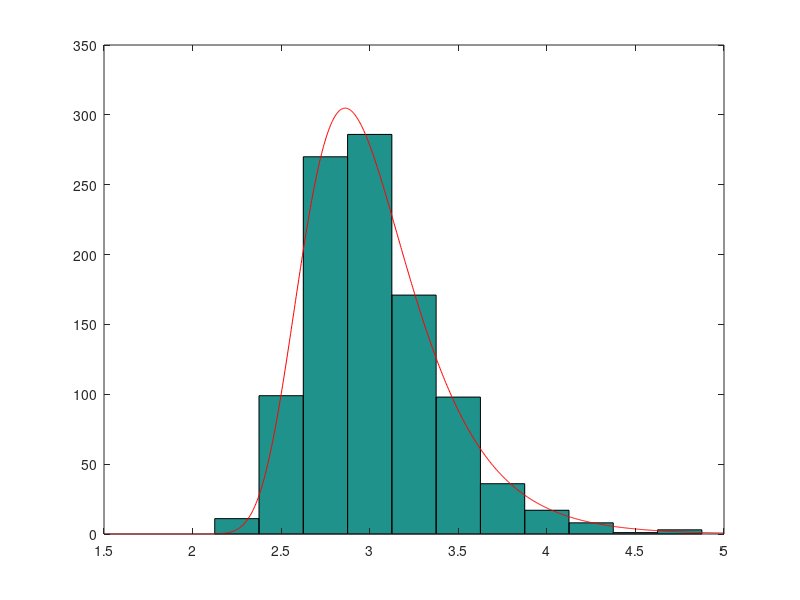

Here is the MATLAB script that generated this plot:
xMaxima = max(randn(1000,500), [], 2);
paramEstsMaxima = evfit(-xMaxima);
y = linspace(1.5,5,1001);
hist(xMaxima,1.75:.25:4.75);
p = evpdf(-y,paramEstsMaxima(1),paramEstsMaxima(2));
line(y,.25*length(xMaxima)*p,'color','r')